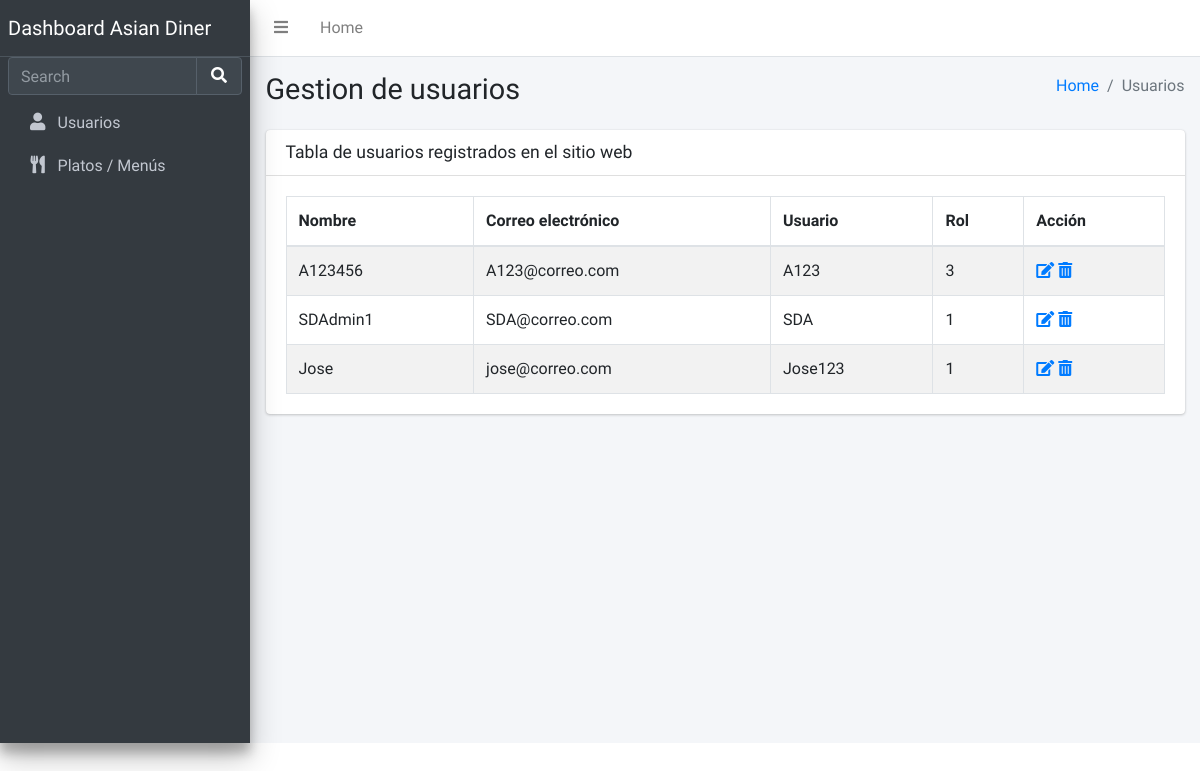
The page /usuarios on the database as committed earlier.
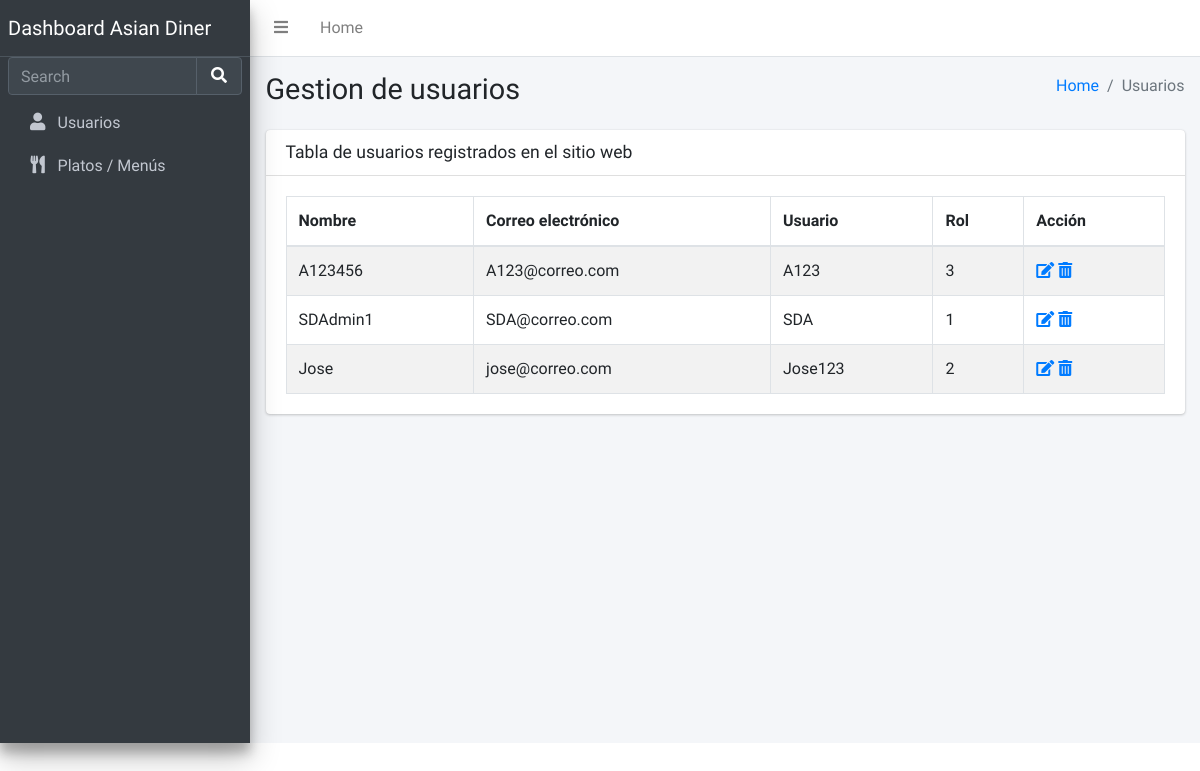
The same page on the database as committed later.
### tables this page shows
CREATE TABLE usuarios (
	id INTEGER NOT NULL PRIMARY KEY AUTOINCREMENT,
	nombre TEXT(50) NOT NULL,
	correo TEXT(50) NOT NULL,
	usuario TEXT NOT NULL,
	clave TEXT NOT NULL
, rol INTEGER);

### app.py (the view)
@app.route('/usuarios', methods=['POST', 'GET'])
def usuario():
    with sqlite3.connect("restaurante.db") as con:
        cur = con.cursor()
        cur.execute("SELECT * FROM usuarios")
        usuarioscall =  cur.fetchall()
        return render_template('usuarios.html', usuarioscall=usuarioscall)

### templates/usuarios.html (shortened to what the changed rows need)
<!DOCTYPE html>
<html lang="en">
<head>
  <link rel="stylesheet" href="https://cdnjs.cloudflare.com/ajax/libs/font-awesome/5.15.4/css/all.min.css" />
  <link rel="stylesheet" href="../../static/css/dataTables.bootstrap4.min.css">
  <link rel="stylesheet" href="../static/css/responsive.bootstrap4.min.css">
  <link rel="stylesheet" href="../static/css/buttons.bootstrap4.min.css">
  <link rel="stylesheet" href="../static/css/adminlte.min.css">
</head>
<body class="hold-transition sidebar-mini">
<div class="wrapper">
  <div class="content-wrapper">
    <section class="content-header">
      <div class="container-fluid">
        <div class="row mb-2">
          <div class="col-sm-6">
            <h1>Gestion de usuarios</h1>
          </div>
        </div>
      </div>
    </section>
    <section class="content">
      <div class="container-fluid">
        <div class="row">
          <div class="col-12">
            <div class="card">
              <div class="card-body">
                <table id="example1" class="table table-bordered table-striped">
                  <thead>
                  <tr>
                    <th>Nombre</th>
                    <th>Correo electrónico</th>
                    <th>Usuario</th>
                    <th>Rol</th>
                    <th>Acción</th>
                  </tr>
                  </thead>
                  <tbody>
                    {% for US in usuarioscall %}
                    <tr>
                      <td>{{US[1]}}</td>
                      <td>{{US[2]}}</td>
                      <td>{{US[3]}}</td>
                      <td>{{US[5]}}</td>
                      <td>
                        <a href="/editUserCall/{{US[0]}}"><i class="fa fa-edit"></i> </a>
                        <a href="{{url_for('deleteUserCall', id=US[0])}}"><i class="fas fa-trash-alt"></i> </a>
                      </td>
                    </tr>
                    {% endfor %}
                  </tbody>
                </table>
              </div>
            </div>
          </div>
        </div>
      </div>
    </section>
  </div>
</div>
</body>
</html>

Rows that differ between the two databases and show on the page:
changed usuarios "Jose": rol "1" → "2"
